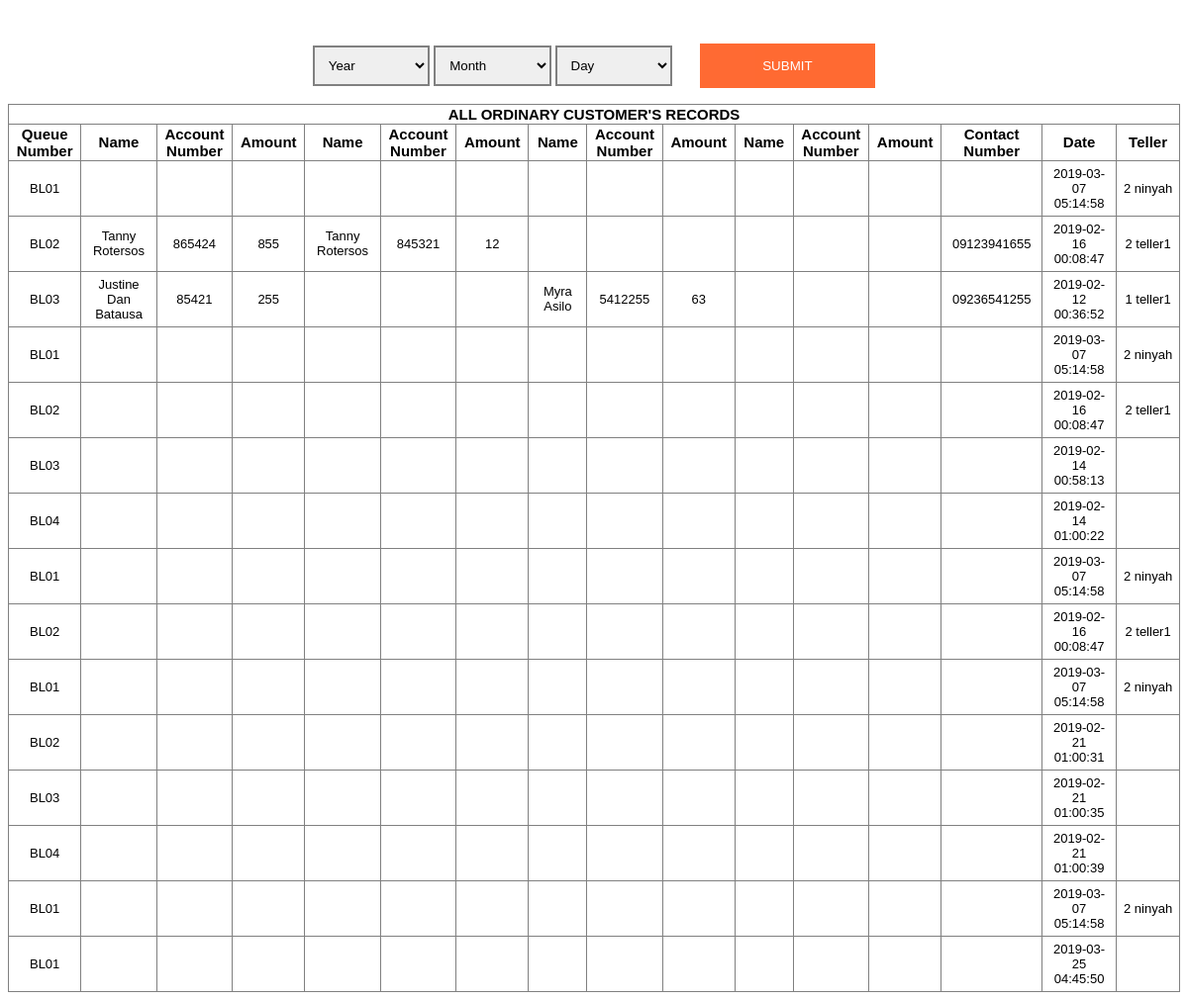
Screenshot of /admin/regular.php (signed in) with the database file from the repository.
### tables this page shows
CREATE TABLE `que1` (
  `quenumber` varchar(50) NOT NULL,
  `name` varchar(50) NOT NULL,
  `accountnum` varchar(50) NOT NULL,
  `amount` varchar(50) NOT NULL,
  `name2` varchar(50) NOT NULL,
  `accountnum2` varchar(50) NOT NULL,
  `amount2` varchar(50) NOT NULL,
  `name3` varchar(50) NOT NULL,
  `accountnum3` varchar(50) NOT NULL,
  `amount3` varchar(50) NOT NULL,
  `name4` varchar(50) NOT NULL,
  `accountnum4` varchar(50) NOT NULL,
  `amount4` varchar(50) NOT NULL,
  `taposna` int(2) NOT NULL,
  `contact` varchar(20) NOT NULL,
  `dtime` timestamp NOT NULL DEFAULT CURRENT_TIMESTAMP ON UPDATE CURRENT_TIMESTAMP,
  `teller` varchar(50) NOT NULL,
  `user` varchar(20) NOT NULL
);

### admin/regular.php (the view, shortened to what this page needs)
<html>
<head><meta charset="utf-8"/>
</head>
<body>
	<center>
		<form action="<?php $_SERVER["PHP_SELF"];?>" method="post" >
			<select name="year" class="input-field">
			<option value="" type="hidden" selected>Year</option>
			</select>
			<select name="month" class="input-field">
			<option value="" type="hidden" selected>Month</option>
    		</select>
    		<select id="day_start" class="input-field"
          name="day_start" />
			<option value="" type="hidden" selected>Day</option>
			<button type="submit" class="btn">SUBMIT</button>
</form>
<table>
	<?php
$hostname="localhost";
$user="root";
$password="";
$database="queuing";
if ($_SERVER["REQUEST_METHOD"] == "POST") {
$year=$_POST['year'];
$month=$_POST['month'];
$day=$_POST['day_start'];
$link=mysqli_connect($hostname,$user,$password) or die ("Error Connection");
mysqli_select_db($link, $database) or die ("Error creating database");
$result=mysqli_query($link, "SELECT * FROM que1 where dtime like '%$year-$month-$day%';");
echo "<tr class='t1'><th>Queue Number</th><th>Name</th><th>Account Number</th><th>Amount</th><th>Name</th><th>Account Number</th><th>Amount</th><th>Name</th><th>Account Number</th><th>Amount</th><th>Name</th><th>Account Number</th><th>Amount</th><th>Contact Number</th><th>Date</th><th>Teller</th></tr>" ;
for($i=0; $i<$num_rows=mysqli_fetch_array($result);$i++){
$b=$num_rows["quenumber"];
$d=$num_rows["name"];
$e=$num_rows["accountnum"];
$f=$num_rows["amount"];
$g=$num_rows["name2"];
$h=$num_rows["accountnum2"];
$in=$num_rows["amount2"];
$j=$num_rows["name3"];
$k=$num_rows["accountnum3"];
$l=$num_rows["amount3"];
$m=$num_rows["name4"];
$n=$num_rows["accountnum4"];
$o=$num_rows["amount4"];
$p=$num_rows["contact"];
$q=$num_rows["dtime"];
$r=$num_rows["teller"];
$s=$num_rows["user"];
	echo "<tr><td class='tds'>" .$b."</td>". "<td class='tds'>" .$d."</td>". "<td class='tds'>" .$e."</td>". "<td class='tds'>" .$f. "</td>". "<td class='tds'>" .$g."</td>"."<td class='tds'>" .$h. "</td>"."<td class='tds'>" .$in. "</td>"."<td class='tds'>" .$j. "</td>"."<td class='tds'>" .$k. "</td>"."<td class='tds'>" .$l. "</td>"."<td class='tds'>" .$m. "</td>"."<td class='tds'>" .$n. "</td>"."<td class='tds'>" .$o. "</td>"."<td class='tds'>" .$p. "</td>"."<td class='tds'>" .$q. "</td>"."<td class='tds'>" .$r." ".$s. "</td>"."</tr>";
}
}
else{
	$link=mysqli_connect($hostname,$user,$password) or die ("Error Connection");
mysqli_select_db($link, $database) or die ("Error creating database");
$result=mysqli_query($link, "SELECT * FROM que1;");
echo "<tr class='t1'><th colspan='16'>ALL ORDINARY CUSTOMER'S RECORDS</th></tr>" ;
echo "<tr class='t1'><th>Queue Number</th><th>Name</th><th>Account Number</th><th>Amount</th><th>Name</th><th>Account Number</th><th>Amount</th><th>Name</th><th>Account Number</th><th>Amount</th><th>Name</th><th>Account Number</th><th>Amount</th><th>Contact Number</th><th>Date</th><th>Teller</th></tr>" ;
for($i=0; $i<$num_rows=mysqli_fetch_array($result);$i++){
$b=$num_rows["quenumber"];
$d=$num_rows["name"];
$e=$num_rows["accountnum"];
$f=$num_rows["amount"];
$g=$num_rows["name2"];
$h=$num_rows["accountnum2"];
$in=$num_rows["amount2"];
$j=$num_rows["name3"];
$k=$num_rows["accountnum3"];
$l=$num_rows["amount3"];
$m=$num_rows["name4"];
$n=$num_rows["accountnum4"];
$o=$num_rows["amount4"];
$p=$num_rows["contact"];
$q=$num_rows["dtime"];
$r=$num_rows["teller"];
$s=$num_rows["user"];
	echo "<tr><td class='tds'>" .$b."</td>". "<td class='tds'>" .$d."</td>". "<td class='tds'>" .$e."</td>". "<td class='tds'>" .$f. "</td>". "<td class='tds'>" .$g."</td>"."<td class='tds'>" .$h. "</td>"."<td class='tds'>" .$in. "</td>"."<td class='tds'>" .$j. "</td>"."<td class='tds'>" .$k. "</td>"."<td class='tds'>" .$l. "</td>"."<td class='tds'>" .$m. "</td>"."<td class='tds'>" .$n. "</td>"."<td class='tds'>" .$o. "</td>"."<td class='tds'>" .$p. "</td>"."<td class='tds'>" .$q. "</td>"."<td class='tds'>" .$r." ".$s. "</td>"."</tr>";
}
}
?>
</table>
</center>
</body>
	</html>

### admin/regular.php (style rules this page uses)
.t1 { font-size: 15px; }
td { width:220px; padding: 5px; border-radius: 2px; font-size: 13px; }
table { font-family:'Arial'; font-size: 15px; padding: 0px; width: 100%; border-spacing: 1px; border-collapse: collapse; }
th { width:220px; border-radius: 2px; font-size: 15px; color: black; }
.tds { text-align: center; }
table, td, th { border: 1px solid gray; }
.btn { background-color: orangered; color: white; padding: 15px 20px; border: none; cursor: pointer; width: 15%; margin-left:2%; opacity: 0.8; margin-top:3%; }
.input-field { border: 2px solid gray; width: 10%; padding: 10px; outline: none; }

### rows the page displays
que1: quenumber "BL01", dtime "2019-03-07 05:14:58", teller "2", user "ninyah"
que1: quenumber "BL02", name "Tanny Rotersos", accountnum "865424", amount "855", name2 "Tanny Rotersos", accountnum2 "845321", amount2 "12", contact "09123941655", dtime "2019-02-16 00:08:47", teller "2", user "teller1"
que1: quenumber "BL03", name "Justine Dan Batausa", accountnum "85421", amount "255", name3 "Myra Asilo", accountnum3 "5412255", amount3 "63", contact "09236541255", dtime "2019-02-12 00:36:52", teller "1", user "teller1"
que1: quenumber "BL01", dtime "2019-03-07 05:14:58", teller "2", user "ninyah"
que1: quenumber "BL02", dtime "2019-02-16 00:08:47", teller "2", user "teller1"
que1: quenumber "BL03", dtime "2019-02-14 00:58:13"
que1: quenumber "BL04", dtime "2019-02-14 01:00:22"
que1: quenumber "BL01", dtime "2019-03-07 05:14:58", teller "2", user "ninyah"
que1: quenumber "BL02", dtime "2019-02-16 00:08:47", teller "2", user "teller1"
que1: quenumber "BL01", dtime "2019-03-07 05:14:58", teller "2", user "ninyah"
que1: quenumber "BL02", dtime "2019-02-21 01:00:31"
que1: quenumber "BL03", dtime "2019-02-21 01:00:35"
que1: quenumber "BL04", dtime "2019-02-21 01:00:39"
que1: quenumber "BL01", dtime "2019-03-07 05:14:58", teller "2", user "ninyah"
que1: quenumber "BL01", dtime "2019-03-25 04:45:50"
